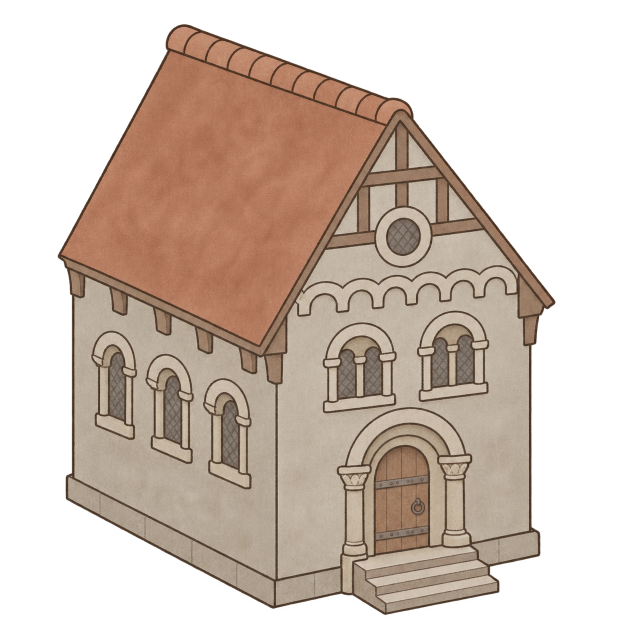
#> input picture scripts/quarter_scene_sources/kehillah_synagogue_western_v2.png, 1254 x 1254 px (shown at 1/2 size); its folder holds 2 pictures in this run
$ python kehillah_synagogue_art.py
#> lines starting #> are read from the running program, lines starting #| are printed output that depends on the picture; after the words box and inside, x2 and y2 are one past the last pixel; in counts of white or black regions, pixels touching at a corner belong together
"""Rebuild the two Synagogue domicile sprites from their transparent source PNGs.

Run from any directory: python scripts/kehillah_synagogue_art.py
The 512px DDS and matching alpha mask share a canvas so CK3's intersection
mask follows the painted silhouette. The source PNGs are kept for later edits.
"""

from pathlib import Path

from PIL import Image


ROOT = Path(__file__).resolve().parent.parent
SOURCE = ROOT / "scripts" / "quarter_scene_sources"
OUTPUT = ROOT / "gfx" / "interface" / "window_domiciles"
SIZE = 512
BOTTOM_MARGIN = 24
MAX_WIDTH = 420
MAX_HEIGHT = 345


def build(region: str) -> None:
#> called with region = 'western'
    name = f"kehillah_synagogue_{region}_v2"
    source = Image.open(SOURCE / f"{name}.png").convert("RGBA")
#> source is the input picture: PIL image 1254x1254 RGBA; mean R, G, B, A 94.2, 78.7, 67.4, 138.9
    alpha = source.getchannel("A")
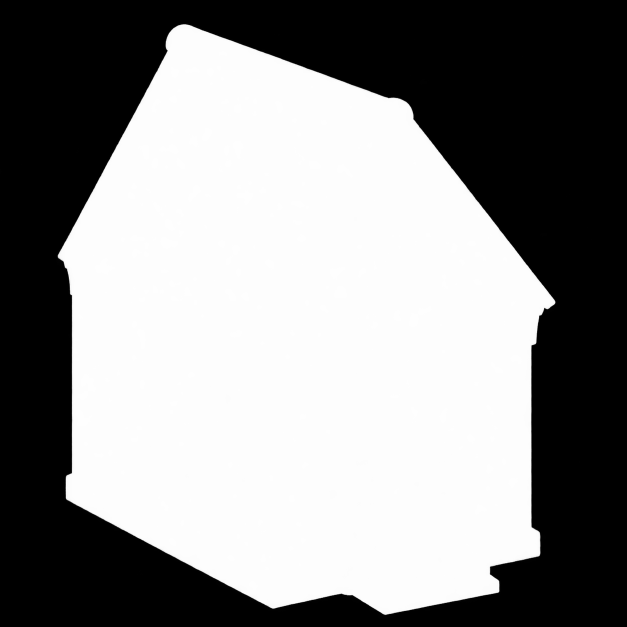
#> alpha: PIL image 1254x1254 L (shown at 1/2 size); min 0, max 255, mean 138.9
    bounds = alpha.point(lambda value: 255 if value > 8 else 0).getbbox()
#> bounds = (115, 48, 1112, 1231)
    if bounds is None:
        raise ValueError(f"Empty source art: {name}")
    source = source.crop(bounds)
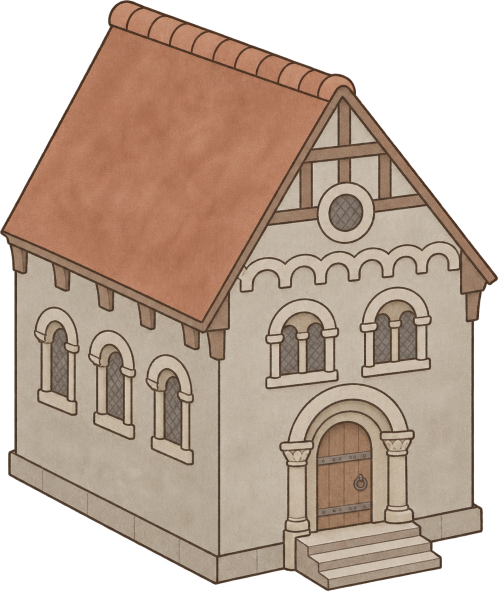
#> source: PIL image 997x1183 RGBA (shown at 1/2 size); mean R, G, B, A 125.7, 104.9, 89.8, 185.2; transparent parts drawn white
    scale = min(MAX_WIDTH / source.width, MAX_HEIGHT / source.height)
#> scale = 0.292
    source = source.resize(
        (round(source.width * scale), round(source.height * scale)), Image.Resampling.LANCZOS
    )
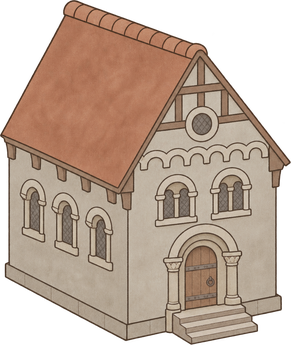
#> source: PIL image 291x345 RGBA; mean R, G, B, A 125.9, 105.1, 89.6, 185.2; transparent parts drawn white
    canvas = Image.new("RGBA", (SIZE, SIZE), (0, 0, 0, 0))
#> canvas: PIL image 512x512 RGBA; every value is 0
    x = (SIZE - source.width) // 2
#> x = 110
    y = SIZE - BOTTOM_MARGIN - source.height
#> y = 143
    canvas.alpha_composite(source, (x, y))
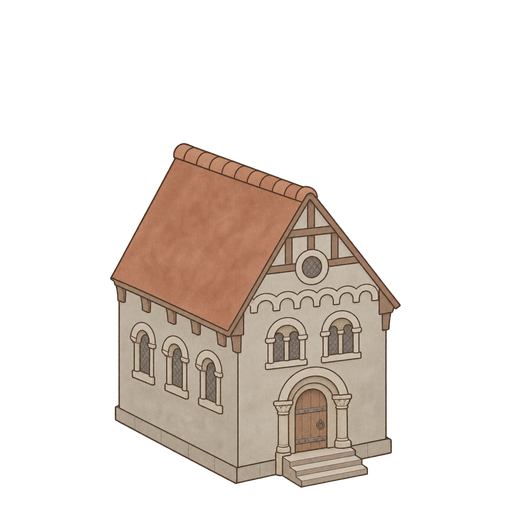
#> canvas: PIL image 512x512 RGBA; mean R, G, B, A 48.2, 40.2, 34.3, 70.9; transparent parts drawn white

    # Vanilla masks are white RGB with alpha matching the texture silhouette.
    mask_alpha = canvas.getchannel("A").point(lambda value: 255 if value > 40 else 0)
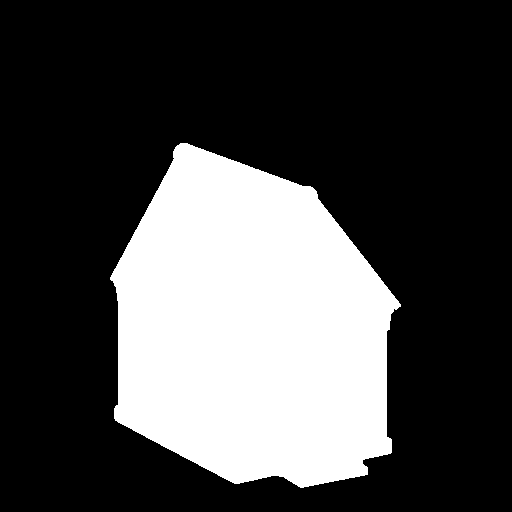
#> mask_alpha: PIL image 512x512 L; 28.2% white; 1 white region, box (x1, y1, x2, y2) and area: (110, 143, 401, 488) 73886
    mask = Image.new("RGBA", (SIZE, SIZE), (255, 255, 255, 0))
    mask.putalpha(mask_alpha)
    OUTPUT.mkdir(parents=True, exist_ok=True)
    canvas.save(OUTPUT / f"{name}.dds")
    mask.save(OUTPUT / f"{name}_mask.png")


if __name__ == "__main__":
    for region_name in ("western", "mena"):
        build(region_name)
#> pass 2 of the loop `for region_name in ("western", "mena"):`:
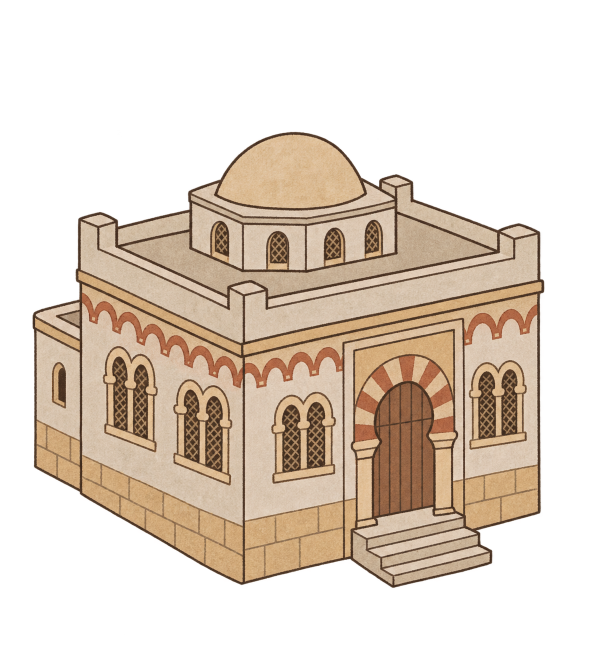
#> input picture scripts/quarter_scene_sources/kehillah_synagogue_mena_v2.png, 1200 x 1310 px (shown at 1/2 size)
#> in build, source is the input picture: PIL image 1200x1310 RGBA; mean R, G, B, A 85.6, 71.8, 58.6, 114
#> in build (call 2), `alpha = source.getchannel("A")`:
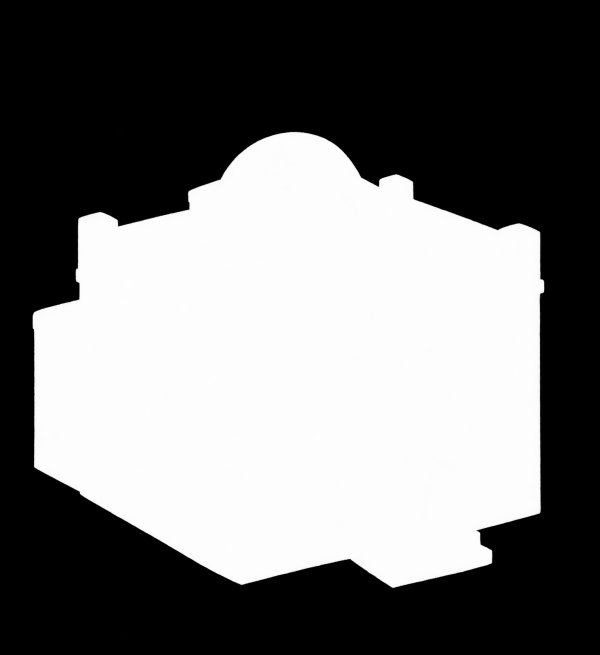
#> alpha: PIL image 1200x1310 L (shown at 1/2 size); min 0, max 255, mean 114
#> bounds = (64, 263, 1089, 1177)
#> in build (call 2), `mask_alpha = canvas.getchannel("A").point(lambda value: 255 if value >..`:
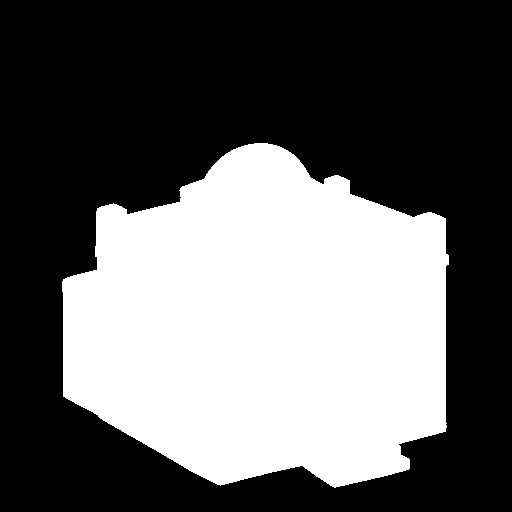
#> mask_alpha: PIL image 512x512 L; 38.7% white; 1 white region, box (x1, y1, x2, y2) and area: (62, 143, 449, 488) 101542
